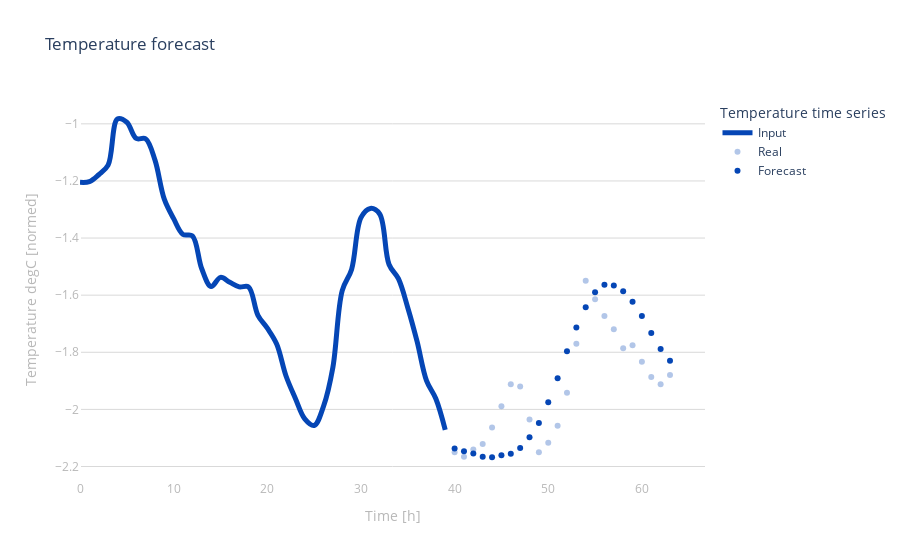

Here is the notebook cell this chart was saved with:
### Code cell
multi_window.plot_interactive(model)

### Figure 1 — Plotly figure (JSON) as saved in the notebook; plotly's stock layout.template omitted (floating-point values rounded to 4 significant figures)
{"data": [{"line": {"color": "#0546b5", "shape": "spline", "width": 5}, "mode": "lines", "name": "Input", "type": "scatter", "x": [0, 1, 2, 3, 4, 5, 6, 7, 8, 9, 10, 11, 12, 13, 14, 15, 16, 17, 18, 19, 20, 21, 22, 23, 24, 25, 26, 27, 28, 29, 30, 31, 32, 33, 34, 35, 36, 37, 38, 39], "y": [-1.205, -1.203, -1.178, -1.145, -0.9831, -0.9946, -1.051, -1.052, -1.126, -1.264, -1.332, -1.387, -1.392, -1.508, -1.57, -1.538, -1.555, -1.571, -1.571, -1.671, -1.716, -1.771, -1.883, -1.962, -2.033, -2.056, -1.989, -1.853, -1.584, -1.51, -1.329, -1.296, -1.316, -1.493, -1.542, -1.644, -1.763, -1.899, -1.963, -2.071]}, {"line": {"color": "#0546b5", "dash": "dash", "shape": "spline", "width": 5}, "mode": "markers", "name": "Real", "opacity": 0.3, "type": "scatter", "x": [40, 41, 42, 43, 44, 45, 46, 47, 48, 49, 50, 51, 52, 53, 54, 55, 56, 57, 58, 59, 60, 61, 62, 63], "y": [-2.15, -2.166, -2.141, -2.121, -2.063, -1.989, -1.912, -1.92, -2.036, -2.15, -2.117, -2.058, -1.942, -1.77, -1.549, -1.614, -1.673, -1.719, -1.786, -1.776, -1.833, -1.887, -1.912, -1.88]}, {"line": {"color": "#0546b5", "dash": "dashdot", "shape": "spline", "width": 5}, "mode": "markers", "name": "Forecast", "type": "scatter", "x": [40, 41, 42, 43, 44, 45, 46, 47, 48, 49, 50, 51, 52, 53, 54, 55, 56, 57, 58, 59, 60, 61, 62, 63], "y": [-2.137, -2.147, -2.155, -2.166, -2.168, -2.161, -2.155, -2.136, -2.097, -2.048, -1.975, -1.891, -1.796, -1.713, -1.642, -1.589, -1.563, -1.566, -1.586, -1.623, -1.673, -1.732, -1.788, -1.83]}], "layout": {"legend": {"title": {"text": "Temperature time series"}}, "plot_bgcolor": "#ffffff", "title": {"text": "Temperature forecast"}, "xaxis": {"color": "#b8b8b8", "showgrid": false, "title": {"text": "Time [h]"}}, "yaxis": {"color": "#b8b8b8", "gridcolor": "#d9d9d9", "gridwidth": 1, "showgrid": true, "title": {"text": "Temperature degC [normed]"}}}}
